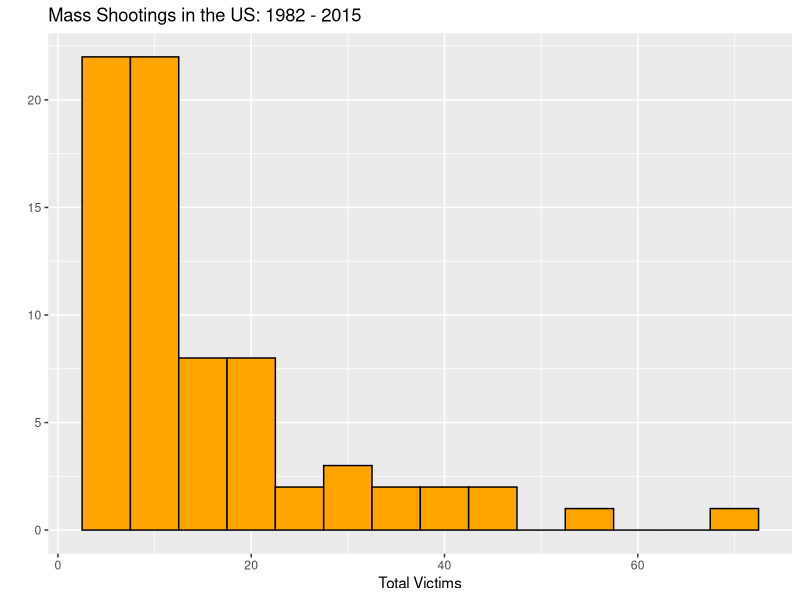
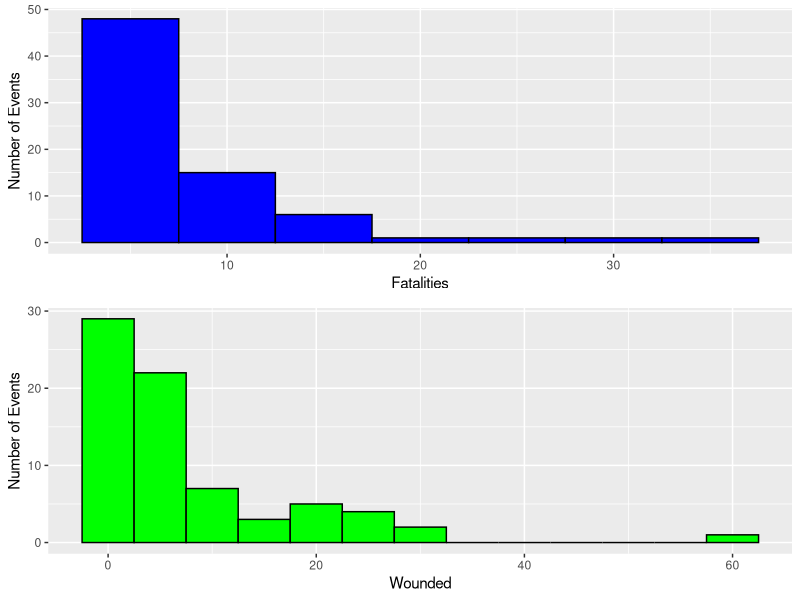
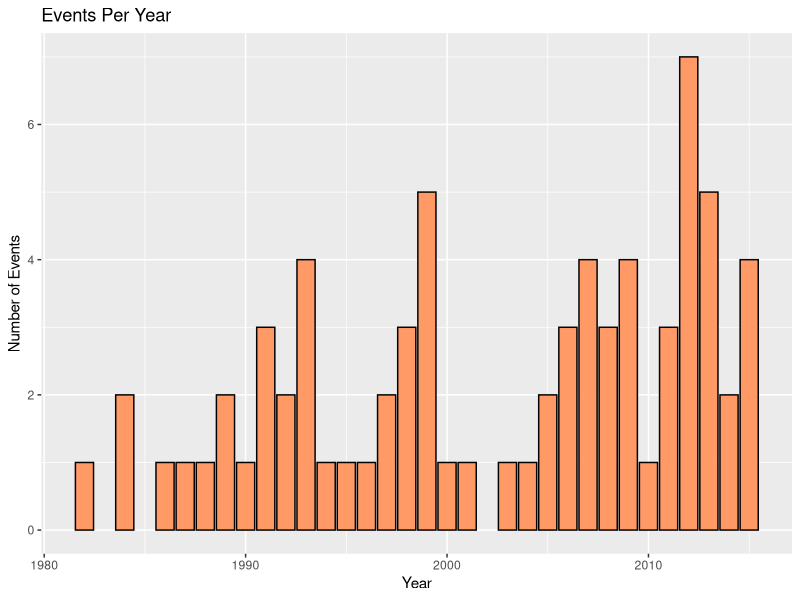
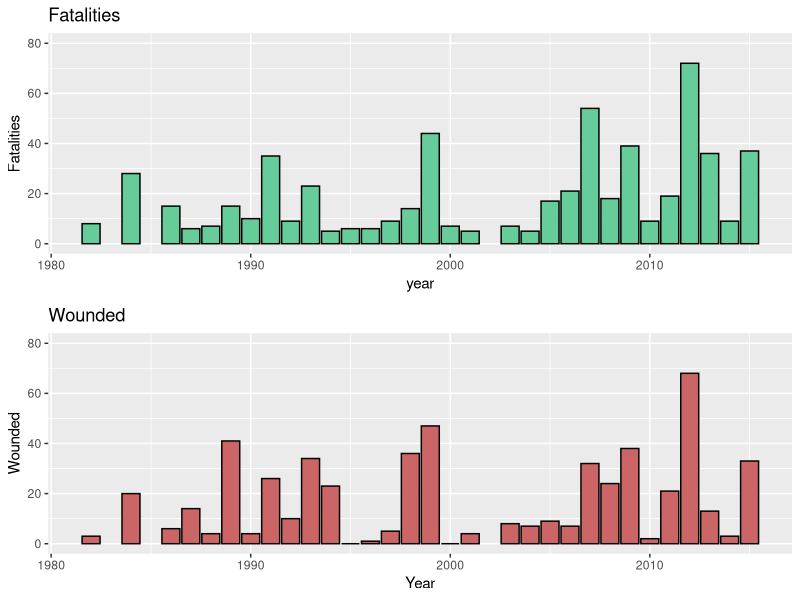
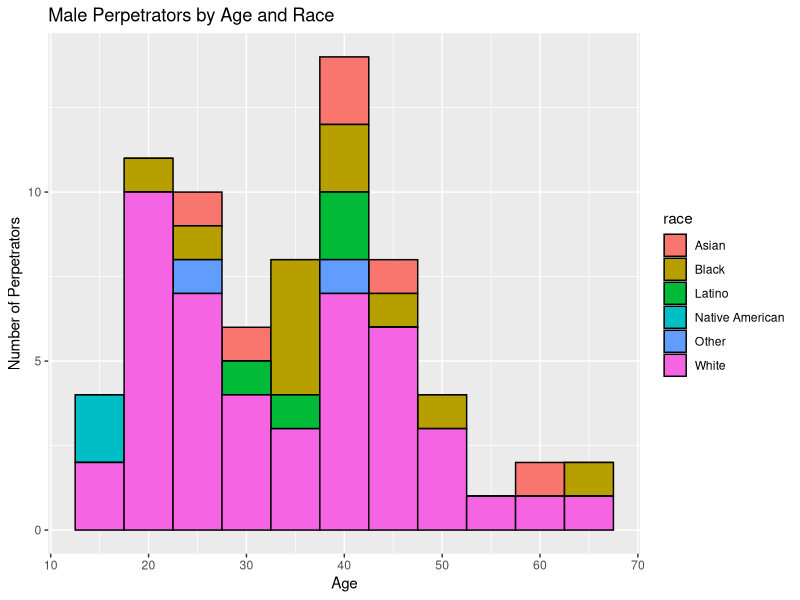
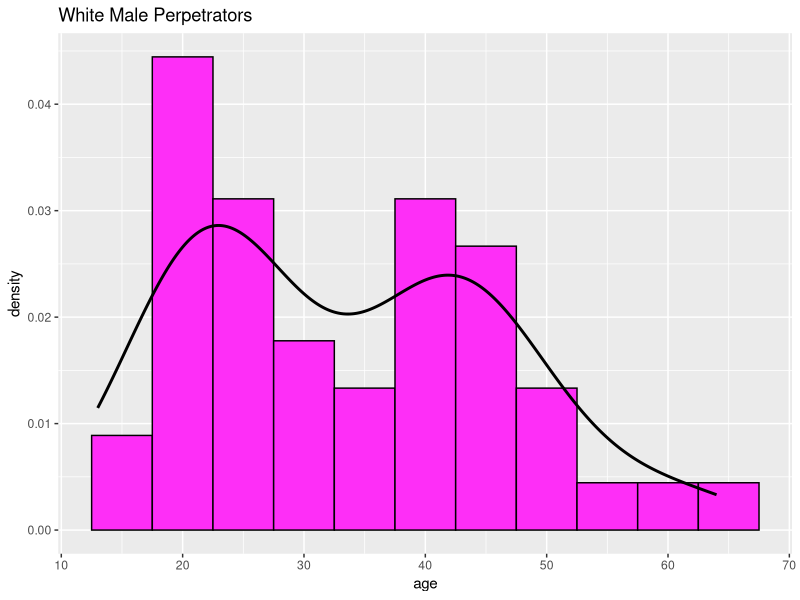
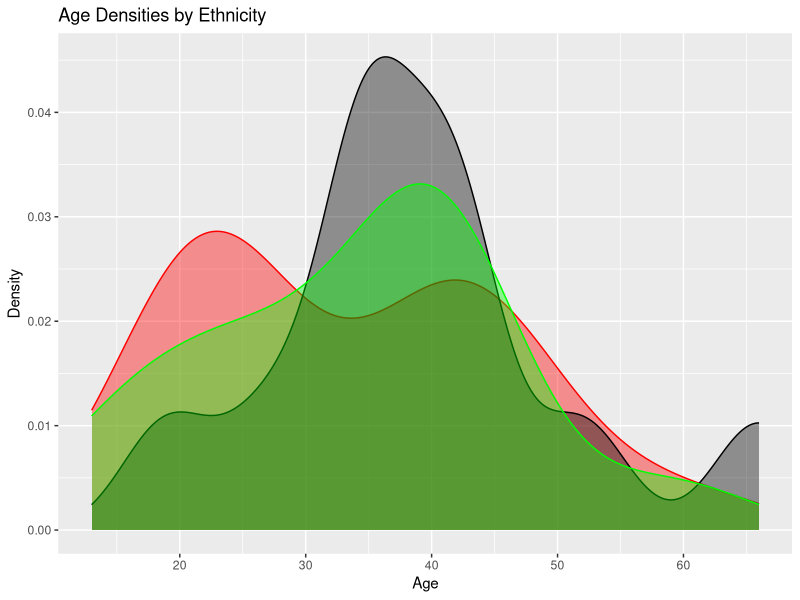
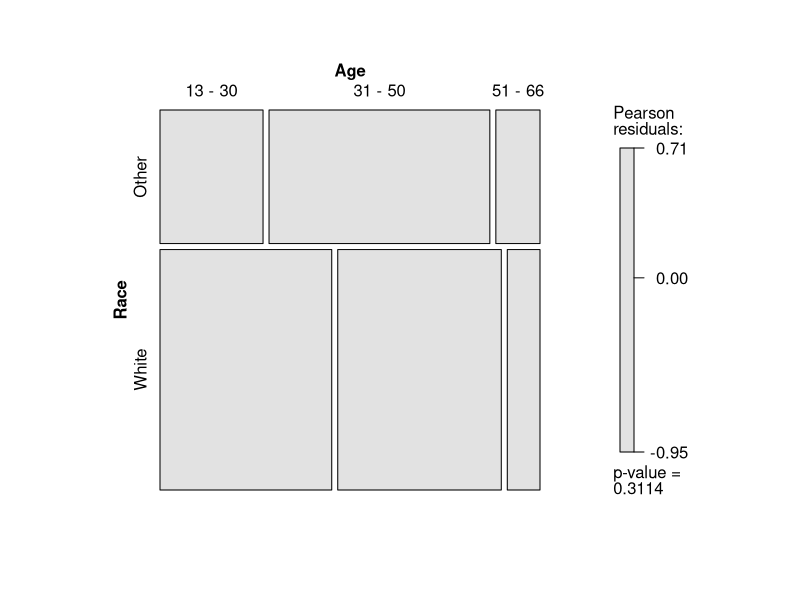

Generate these figures, in order, with R:
## ---- chunk 1
setwd("C:/Users/Matt/Dropbox/RClass/Data/data/MassShootings")
shootings <- read.csv("USMassShootings.csv",header=TRUE)
names(shootings)=tolower(names(shootings))
shootings_m = shootings[shootings$gender == 'Male',]
library(ggplot2)
library(knitr)
library(dplyr)
library(gridExtra)
library(vcd)
## ---- chunk 2

#Total Victims Histogram

ggplot(shootings,aes(total.victims))+
  geom_histogram(binwidth=5, colour='black', fill = 'orange')+
  #xlim(c(0,90))+
  xlab("Total Victims") +
  ggtitle("Mass Shootings in the US: 1982 - 2015")+
  ylab("")

## ---- chunk 3


#Fatalities Histogram

fatalities.hist = ggplot(shootings,aes(fatalities))+
  geom_histogram(binwidth=5, colour='black', fill = 'blue')+
  #xlim(c(0,90))+
  xlab("Fatalities") +
  ylab("Number of Events") 

#Wounded Histogram

wounded.hist = ggplot(shootings,aes(injured))+
  geom_histogram(binwidth=5, colour='black', fill = 'green')+
  #xlim(c(0,90))+
  xlab("Wounded")+
  ylab("Number of Events")


grid.arrange(fatalities.hist,wounded.hist, ncol=1, nrow=2)
## ---- chunk 4
ggplot(shootings,aes(year))+
  geom_bar(fill="#ff9966",colour="black")+ 
  xlab("Year")+
  ylab("Number of Events") +
  ggtitle("Events Per Year")

## ---- chunk 5

#Fatalities by Year

fatalities.year = ggplot(shootings,aes(year,fatalities))+
  stat_summary(fun.y=sum,geom="bar",colour="black",fill="#66CC99",show.legend = FALSE) +
  scale_y_continuous(limits=c(0,80))+
  ylab("Fatalities") +
  ggtitle("Fatalities")

#Wounded by Year

wounded.year = ggplot(shootings,aes(year,injured))+
  stat_summary(fun.y=sum,geom="bar",colour="black",fill="#CC6666",show.legend = FALSE) +
  scale_y_continuous(limits=c(0,80))+
  xlab("Year")+
  ylab("Wounded")+
  ggtitle("Wounded")

grid.arrange(fatalities.year, wounded.year, ncol=1, nrow=2)



## ---- chunk 6
ggplot(shootings_m,aes(age,fill=race)) +
  geom_histogram(binwidth=5,position='stack',color='black')+
  xlab("Age") +
  ylab("Number of Perpetrators") + 
  ggtitle("Male Perpetrators by Age and Race")

## ---- chunk 7

ggplot(shootings_m[shootings_m$race=='White',],aes(age)) + 
  geom_histogram(aes(y=..density..),binwidth=5,fill='#FE2EF7',color='black')+
  geom_density(size = 1)+
  ggtitle("White Male Perpetrators")
## ---- chunk 8
#Add Column to shootings to group non-White and Black Ethnicities

shootings_m = shootings[shootings$gender == 'Male',]

shootings_m$race_group = shootings_m$race

#Iterate through shootings_m and make only three bins: White, Black, and Other

for (i in 1:nrow(shootings_m)){
  if (shootings_m$race[i] != "White" & shootings_m$race[i] != "Black"){
    shootings_m$race_group[i] = "Other"
  } 
}

ggplot()+
  geom_density(aes(age), colour = "red", fill="red",alpha = .4, data=shootings_m[shootings_m$race_group == 'White',])+
  geom_density(aes(age), colour = "black", fill="black", alpha = .4, data=shootings_m[shootings_m$race_group == 'Black',])+
  geom_density(aes(age), colour = "green", fill="green",alpha = .4, data=shootings_m[shootings_m$race_group == 'Other',])+
  xlab("Age")+
  ylab("Density")+
  ggtitle("Age Densities by Ethnicity")


## ---- chunk 9

data=shootings_m
race.new = NA
race.new[which(data$race == "White")] = "White"
race.new[which(data$race != "White")] = "Other"
race.new = as.factor(race.new)

age.new = cut(data$age, c(13, 30, 50, 66),
              labels = c("13 - 30", "31 - 50", "51 - 66"),
              include.lowest = TRUE)

mosaic(table(race.new, age.new), shade = TRUE, legend = TRUE,
       labeling_args = list(set_varnames = c(race.new = "Race",
       age.new = "Age")))
  
  

## ---- chunk 10

head(arrange(select(shootings, 1:5, 7:9),desc(total.victims)),5)

